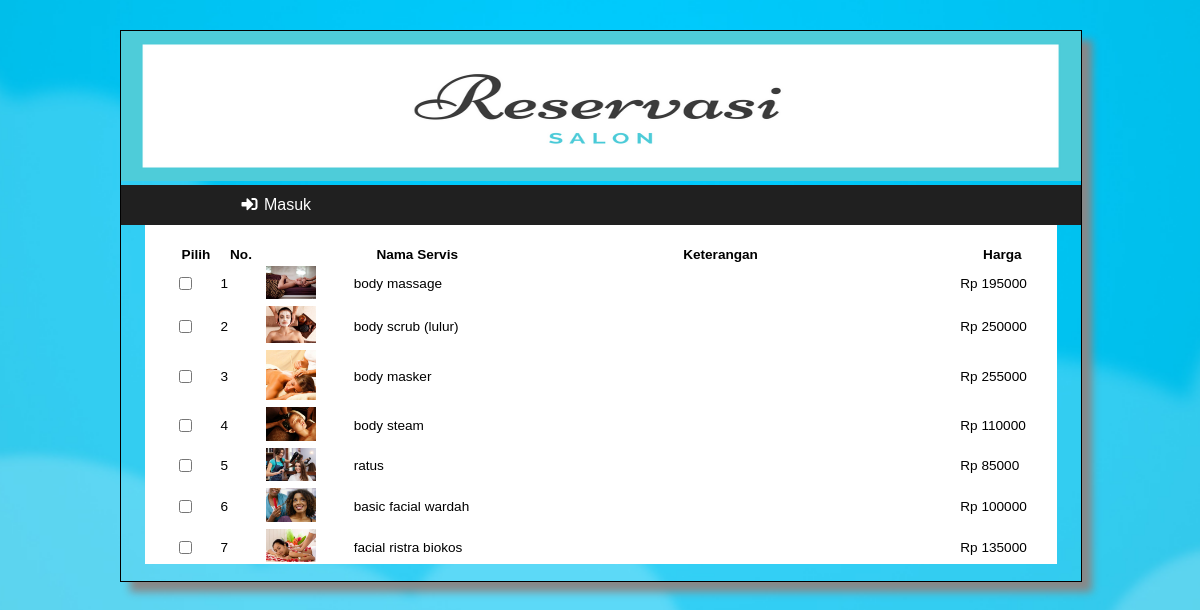
The app's page /akses/index.php?p=t_servis with its own data.
### tables this page shows
CREATE TABLE `tipe_servis` (
  `kode_servis` varchar(15) NOT NULL,
  `nama_servis` varchar(100) DEFAULT NULL,
  `id_kategori` varchar(15) DEFAULT NULL,
  `keterangan_servis` varchar(100) DEFAULT NULL,
  `gambar_servis` varchar(100) DEFAULT NULL,
  `harga_servis` double DEFAULT NULL
);

### akses/controller.php (called while the page is built, shortened)
<?php
$query_servis = "SELECT * FROM tipe_servis";
$sql_servis = mysqli_query($mysqli,$query_servis);
?>

### akses/konten/t_servis.php (the view)
<div class="apps-content-item">
<form action="proses/aksi_reservasi.php" method="post">
<table id="table-hover">
  <tr>
    <th width="5%">Pilih</th>
    <th width="5%">No.</th>
    <th width="10%"></th>
    <th width="15%">Nama Servis</th>
    <th width="55%">Keterangan</th>
    <th>Harga</th>
  </tr>
  <?php
  $no = 0;
  foreach ($sql_servis as $key) {
    extract($key);
  $no++;
  ?>
  <tr>
    <td> <input type="checkbox" name="kode_servis" value="<?php echo $kode_servis; ?>"> </td>
    <td><?php echo $no; ?></td>
    <td><img src="img/servis/<?php echo $gambar_servis; ?>" width="50px"></td>
    <td><?php echo $nama_servis; ?></td>
    <td><?php echo $keterangan_servis; ?></td>
    <td><?php echo "Rp ".$harga_servis; ?></td>
  </tr>
<?php } ?>
</table>
</form>
</div>

### akses/booking.css (style rules this page uses)
@media (min-width: 576px) { body { background: url(img/bg.jpg); -webkit-background-size: 100% 100%; -moz-background-size: 100% 100%; -o-background-size: 100% 100%; background-size: cover; background-repeat: no-repeat; background-position: center; position: absolute; background-attachment: fixed; margin: 0px; padding: 0px; background-color: #fff; overflow-x: hidden; } }
@media (min-width: 576px) { .apps-content-item { display: block; position: relative; float: left; width: 98%; font-size: 0.85em; padding: 1%; left : 1%; } }

### records on screen
tipe_servis: gambar_servis (picture), nama_servis "body massage", harga_servis "195000"
tipe_servis: gambar_servis (picture), nama_servis "body scrub (lulur)", harga_servis "250000"
tipe_servis: gambar_servis (picture), nama_servis "body masker", harga_servis "255000"
tipe_servis: gambar_servis (picture), nama_servis "body steam", harga_servis "110000"
tipe_servis: gambar_servis (picture), nama_servis "ratus", harga_servis "85000"
tipe_servis: gambar_servis (picture), nama_servis "basic facial wardah", harga_servis "100000"
tipe_servis: gambar_servis (picture), nama_servis "facial ristra biokos", harga_servis "135000"
